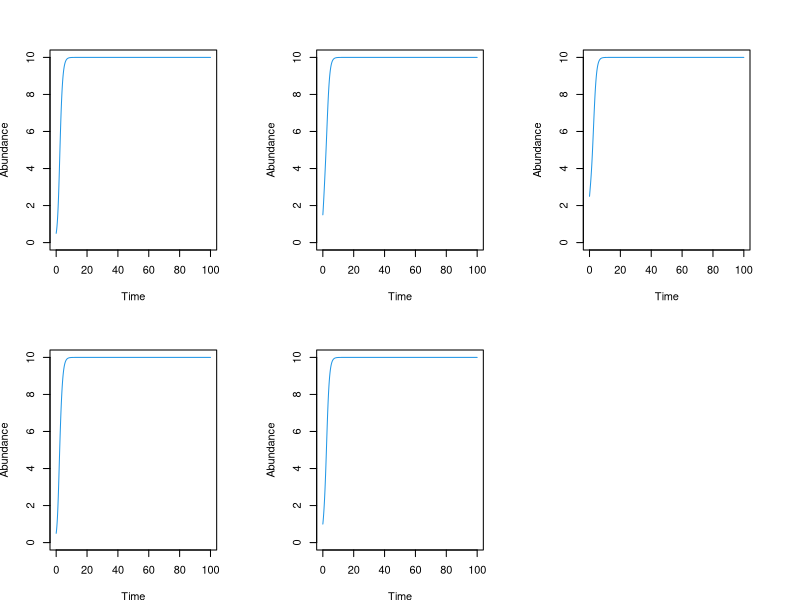

Source code (R): (Note: this script raises an error after producing the figure.)
rm(list=ls())

# MacCall 1990 example 
# local population growth, death and advection (DDHS).

#set-up parameters 

V<-1.25 #viscosity coefficient
b <- 0.1 # density dependence coeff
nyr <- 100 #max num years
deltaT<-1/365 #small time step
maxiter<-365*nyr 
tvec<-deltaT*1:maxiter


#set-up grid of physical suitability
r<-rep(1,5) #equal suitability, shoudl result in equal abundance
#r <- c(0.0,0.0,0.9,0.8,0.0) # should only occupy 2 cells


#set-up matrices for storing variables

r_star <- F <- N  <- matrix(0,5,nyr*365)


# initial values

N[,1] <- c(0.5,1.5,2.5,0.5,1.0) # initial values of N

r_star[,1] <- r - b*N[,1]  # realised suitability at t=1


#loop through time

for (t in 2:maxiter) {
	
#gradient in suitability at t=1, multiplied by viscosity coeff

grad<-(r_star[2:5,t-1]-r_star[1:4,t-1])*V

#fluxes on LHS, leftmost boundary condition = 0 flux

#constraint to limit fluxes below 0.5*N[,t-1]  - needed? shoudl be OK if deltaT is small 

lhs<-c(0.0,grad)


#fluxes on RHS   , rightmost boundary condition = 0 flux

rhs<-c(grad,0.0)

#new abundance


#population dynamics full model, Euler method, see MacCall equ'n p. 19

N[,t] <-N[,t-1] + r_star[,t-1]*N[,t-1]*deltaT - F[,t-1]*N[,t-1]*deltaT + (lhs - rhs)*N[,t-1]*deltaT
 
 

r_star[,t] <- r - b*N[,t] # realised suitability at t=1




}



par(mfrow=c(2,3),mai=rep(0.5,4))
for ( i in 1:5) plot(tvec,N[i,],type='l',ylab="Abundance",xlab="Time",ylim=c(0,max(N[])),col=4)


X11()

par(mfrow=c(2,3),mai=rep(0.5,4))
for ( i in 1:5) plot(tvec,r_star[i,],type='l',ylab="r*",xlab="Time",ylim=c(-1,1),col=4)

# equilibrium reached when r*=0, all =0
